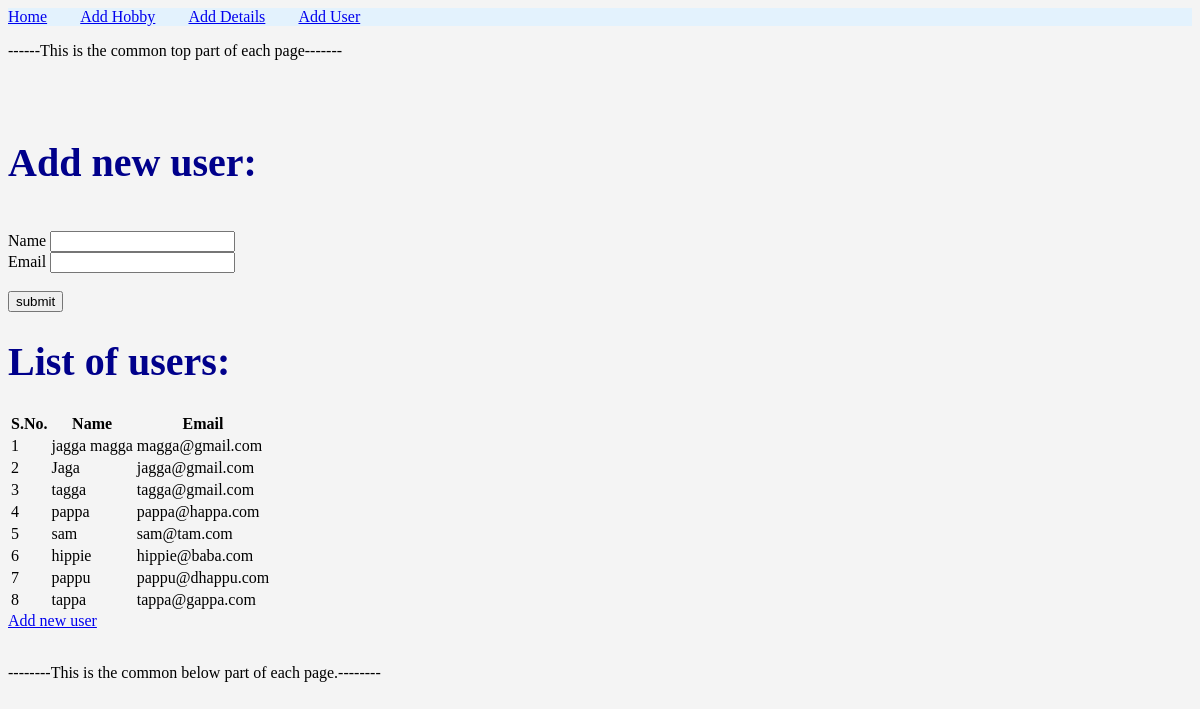
The page /user/add on the database as committed earlier.
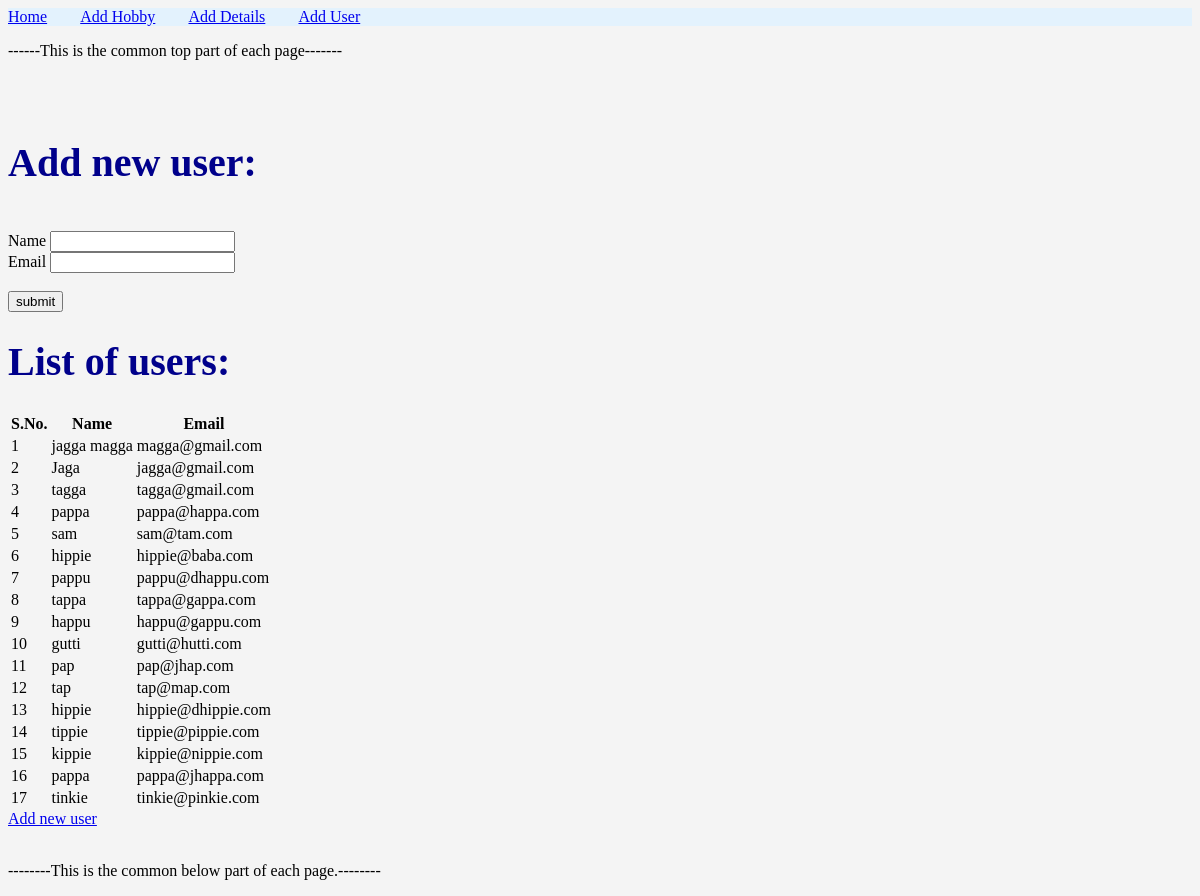
The same page on the database as committed later.
### hello.py (models this page shows, shortened)
class Users(db.Model):
    id = db.Column(db.Integer, primary_key=True)
    name = db.Column(db.String(200), nullable=False)
    email = db.Column(db.String(200), nullable=False, unique=True)
    date_added = db.Column(db.DateTime, default=datetime.utcnow)

### hello.py (the view, shortened to what this page needs)
@app.route('/user/add', methods=['GET', 'POST'])
def add_user():
    name = None
    form = UserForm()
    our_users = Users.query.order_by(Users.date_added)
    return render_template("add_user.html", form=form, name=name, our_users=our_users)

### hello.py
class UserForm(FlaskForm):
    name = StringField("Name ", validators=[DataRequired()])
    email = StringField("Email ", validators=[DataRequired()])
    submit = SubmitField("submit")

### templates/add_user.html (shortened to what this page needs)
{% extends 'base.html' %} {% block content %}{% for message in get_flashed_messages() %} {{ message }} {% endfor %} {% if name %}
<h1>Hello {{ name }}!!</h1>
<p>You are on add_user page!!</p>
<a class="navbar-brand" href="{{ url_for('add_user') }}">Add new user</a> {% else %}
<h1>Add new user:</h1>
<form method="POST">
    {{ form.hidden_tag() }}{{ form.name.label }}{{ form.name() }}<br /> {{ form.email.label }}{{ form.email() }}<br /><br />{{ form.submit() }} </form>
<table class="table">
    <tr>
        <h1>List of users: </h1>
        <th scope="col">S.No.</th>
        <th scope="col">Name</th>
        <th scope="col">Email</th>
    </tr>
    <tbody>
        <tr>
            {% for our_user in our_users %}
            <td>{{ our_user.id }}</td>
            <td>{{ our_user.name }}</td>
            <td>{{ our_user.email }}</td>
        </tr> {% endfor %}
    </tbody>
</table>
<a class="navbar-brand" href="{{ url_for('add_user') }}">Add new user</a>{% endif %} {% endblock %}

### templates/base.html
<nav class="navbar navbar-dark bg-primary" style="background-color: #e3f2fd;">
    <div class="container-fluid">
        <a class="navbar-brand" href="{{ url_for('index') }}">Home</a>
        <a class="navbar-brand" href="{{ url_for('add_hobby') }}">Add Hobby</a>
        <a class="navbar-brand" href="{{ url_for('details') }}">Add Details</a>
        <a class="navbar-brand" href="{{ url_for('add_user') }}">Add User</a>
    </div>
</nav>
<link href="{{ url_for ('static',filename='styles.css') }}" rel="stylesheet">
<p>------This is the common top part of each page-------</p> <br/><br/>{% block content %}{% endblock %} <br/><br/>
<p>--------This is the common below part of each page.--------</p>

### static/styles.css (style rules this page uses)
h1 { color: darkblue; font-size: 40px; }
a { margin-right: 30px; }

Rows that differ between the two databases and show on the page:
added Users: id "9", name "happu", email "happu@gappu.com"
added Users: id "10", name "gutti", email "gutti@hutti.com"
added Users: id "11", name "pap", email "pap@jhap.com"
added Users: id "12", name "tap", email "tap@map.com"
added Users: id "13", name "hippie", email "hippie@dhippie.com"
added Users: id "14", name "tippie", email "tippie@pippie.com"
added Users: id "15", name "kippie", email "kippie@nippie.com"
added Users: id "16", name "pappa", email "pappa@jhappa.com"
added Users: id "17", name "tinkie", email "tinkie@pinkie.com"
